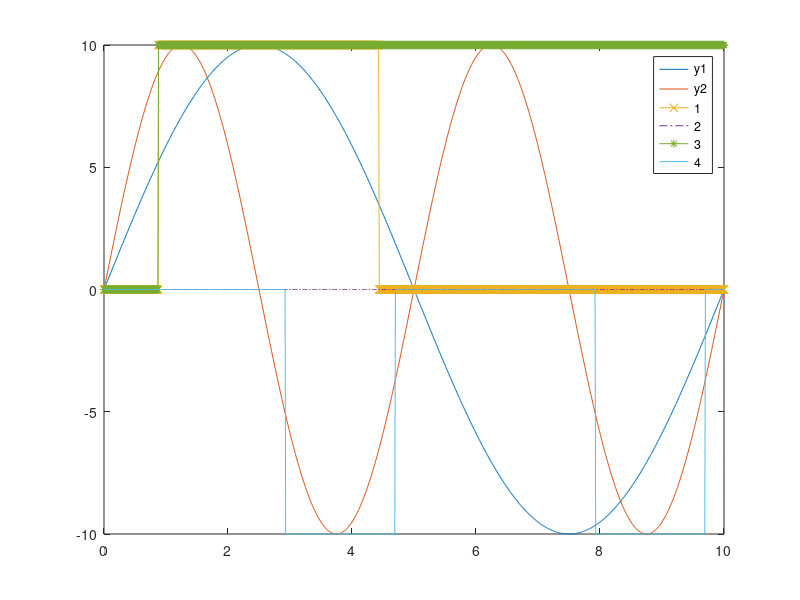

Write MATLAB code to recreate this figure.
clear; 
close all ; 

input_wave = dlmread('sinewave.txt') ; 
state = dlmread('state.txt'); 

t = input_wave(:, 1); 
y1 = input_wave(:, 2);
y2 = input_wave(:, 3); 

s1 = state(:, 1);
s2 = state(:, 2); 
s3 = state(:, 3); 
s4 = state(:, 4); 

plot(t, y1); 
hold on ; 
plot(t, y2); 
plot(t, s1 * 10, '-x'); 
plot(t, s2 * 10, '-.'); 
plot(t, s3 * 10, '-*'); 
plot(t, -s4 * 10); 
legend('y1', 'y2', '1', '2', '3', '4'); 
